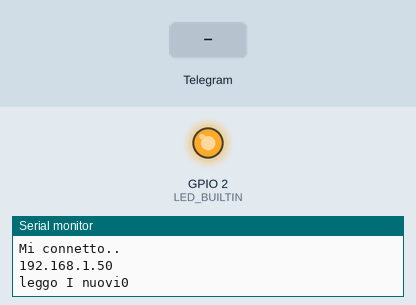
The sketch below on a simulated ESP8266 (NodeMCU). Parts: output pins drawn as LEDs (lit = HIGH, except the on-board LED, lit = LOW), the last lines printed to the serial monitor. The test bench sets the inputs (shaded band). WiFi joins after 1.5 s; servers stay silent unless stated.

Above: at 3.2 s.
3.3 s: Telegram message "/led_off" received
At 4.0 s:
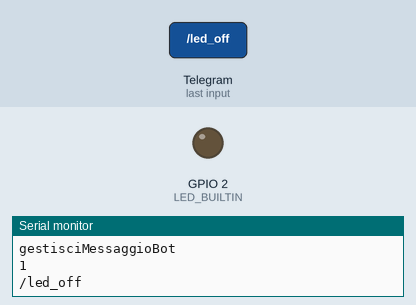
7.3 s: Telegram message "/led_on" received
At 9.0 s:
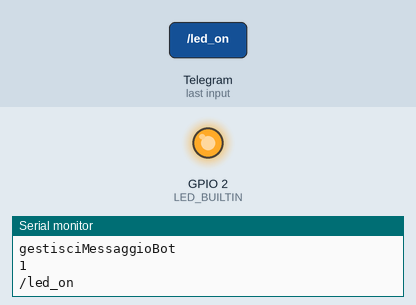
Timing chart, 0 to 10.5 s (numbered marks = the images above; inputs shaded):
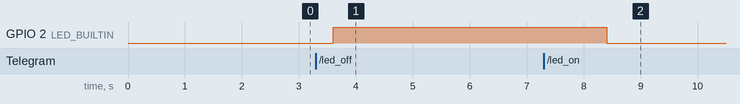

Measured:
- after the input at 3.3 s, GPIO 2 (LED_BUILTIN): LOW → HIGH after 0.31 s
- after the input at 7.3 s, GPIO 2 (LED_BUILTIN): HIGH → LOW after 1.1 s

The sketch:

TelegramBotFinalizzato.ino
```cpp
// Lorenzo Neri Arduino Day 2021


// Librerie necessarie per il funzionamento
// ArduinoJson versione 6
// Esp core versione 2.5.2


#ifdef ESP32
  #include <WiFi.h>
#else
  #include <ESP8266WiFi.h>
#endif

#include <WiFiClientSecure.h>
// Libreria disponibile al seguente link:
// https://github.com/witnessmenow/Universal-Arduino-Telegram-Bot
#include <UniversalTelegramBot.h>
#include <ArduinoJson.h>

const char* ssid = "NOME_RETE_WI-FI";
const char* password = "PASSWORD_RETE_WI-FI";


// Token del bot Telegram, quello che viene dato da Botfather
#define BOTtoken "INSERIRE_TOKEN"

// chat_id della nostra chat con il nostro chatbot
#define CHAT_ID "INSERIRE_CHAT_ID"

WiFiClientSecure client;
UniversalTelegramBot bot(BOTtoken, client);

// Verifichiamo ogni secondo se riceviamo un messaggio
int delayRichiestaBot = 1000;
unsigned long lastTimeBotRan;


bool statoLED = LOW;

// funzione per gestire ogni messaggio ricevuto e capire come dobbiamo comportarti
void gestisciMessaggioBot(int numNuovoMessaggio) {
  Serial.println("gestisciMessaggioBot");
  Serial.println(String(numNuovoMessaggio));

  for (int i=0; i<numNuovoMessaggio; i++) {

    // Otteniamo il chat_id del messaggio che stiamo attualmente ciclando
    String chat_id = String(bot.messages[i].chat_id);
    if (chat_id != CHAT_ID){
      bot.sendMessage(chat_id, "Ciao non sei autorizzato ad usare i miei servizi!", "");
      continue;
    }

    // Stampiamo a monitor seriale il testo del messaggio che stiamo attualmente ciclando
    String text = bot.messages[i].text;
    Serial.println(text);

    // Otteniamo il nome utente dell'utente stesso che ha inviato il messaggio al bot
    String nome_utente = bot.messages[i].from_name;

    // Utente ha scritto il comando start
    if (text == "/start") {
      String messaggio_benvenuto = "Benvenuto, " + nome_utente + ".\n";
      messaggio_benvenuto += "Puoi usare i seguenti comandi per interagire con me.\n\n";
      messaggio_benvenuto += "/led_on serve ad accendere il LED presente sulla scheda\n";
      messaggio_benvenuto += "/led_off serve a spegnere il LED presente sulla scheda \n";
      messaggio_benvenuto += "/stato_led serve per capire in che stato si trova il LED\n";
      // Mandiamo il messaggio
      bot.sendMessage(chat_id, messaggio_benvenuto, "");
    }

    // Utente ha scritto il comando per accendere il LED
    if (text == "/led_on") {

      // Che accendiamo solo se è spento
      if (digitalRead(LED_BUILTIN) == LOW){
          String messaggio = nome_utente + " il LED è già acceso.\n\n";
          bot.sendMessage(chat_id, messaggio, "");
      }
      else{
        statoLED = LOW;
        digitalWrite(LED_BUILTIN, statoLED);
        String messaggio = nome_utente + " ho acceso il LED.\n\n";
        bot.sendMessage(chat_id, messaggio, "");
      }


    }

    // Utente ha scritto il comando per spegnere il LED
    if (text == "/led_off") {
      // Che spegniamo solo se è acceso
       if (digitalRead(LED_BUILTIN) == HIGH){
            String messaggio = nome_utente + " il LED è già spento.\n\n";
            bot.sendMessage(chat_id, messaggio, "");
        }
        else{
          statoLED = HIGH;
          digitalWrite(LED_BUILTIN, statoLED);
          String messaggio = nome_utente + " ho SPENTO il LED.\n\n";
          bot.sendMessage(chat_id, messaggio, "");
        }
    }

    // Utente ha scritto il comando per capire in che stato sia il LED
    if (text == "/stato_led") {
      String messaggio = nome_utente + " il LED è ";
      if (digitalRead(LED_BUILTIN)){
        messaggio += " spento.\n\n";
        bot.sendMessage(chat_id, messaggio, "");
      }
      else{
        messaggio += " acceso.\n\n";
        bot.sendMessage(chat_id, messaggio, "");
      }
    }

    // Diversamente l'utente ha scritto un messaggio che non può essere accettato

    else{
      String messaggio = nome_utente + " mi dispiace, ma non riconsoco questo comando.";
      bot.sendMessage(chat_id, messaggio, "");
    }
  }
}

void setup() {
  Serial.begin(115200);

  #ifdef ESP8266
    client.setInsecure();
  #endif

  pinMode(LED_BUILTIN, OUTPUT);
  digitalWrite(LED_BUILTIN, statoLED);

  // Ci connettiamo al Wi-Fi
  WiFi.mode(WIFI_STA);
  WiFi.begin(ssid, password);
  while (WiFi.status() != WL_CONNECTED) {
    delay(1000);
    Serial.println("Mi connetto..");
  }
   // Stampiamo a video l'indirizzo IP della scheda
  Serial.println(WiFi.localIP());
}

void loop() {
  // Se è passato un secondo dall'ultima lettura, procediamo a leggere i nuovi messaggi

  if (millis() > lastTimeBotRan + delayRichiestaBot)  {

    Serial.print("leggo I nuovi");

    int numNuovoMessaggio = bot.getUpdates(bot.last_message_received + 1);
    Serial.println(numNuovoMessaggio);

    while(numNuovoMessaggio) {

      Serial.println("Rispondo al messaggio ricevuto. ");
      gestisciMessaggioBot(numNuovoMessaggio);
      numNuovoMessaggio = bot.getUpdates(bot.last_message_received + 1);
    }

    // Aggiorno il tempo trascorso.
    lastTimeBotRan = millis();
  }
}
```
